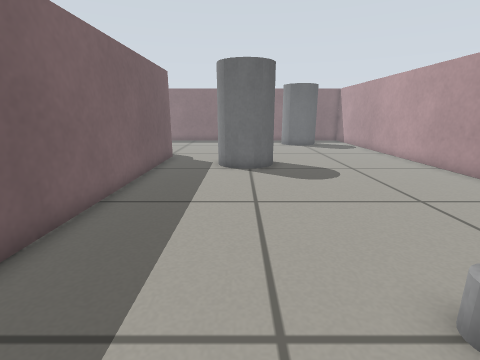
[1] (above)

18 first-person views from a walk through a world built for the Gazebo simulator. The camera is 0.51 m above the floor, tilts 14° down and sees 85° across. Floor lines are 1 m apart. The floor is counted in squares, 0.2 m on a side. Each view is taken from the middle of a square. On the plan, view 1 faces up. The plan holds only what a view shows up to about 18 squares ahead; the rest is blank. Surface patterns are stand-ins for the level's own textures.

[2]
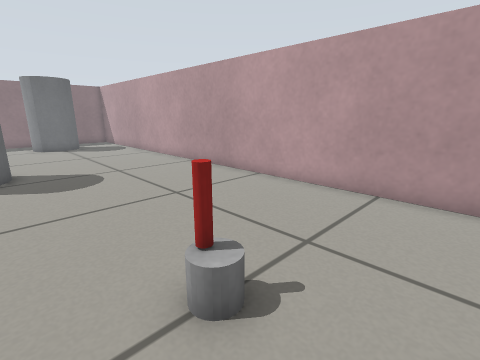

[3]
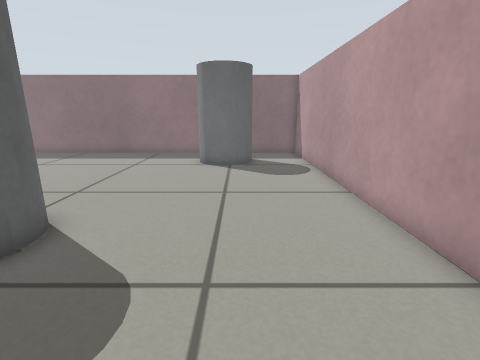

[4]
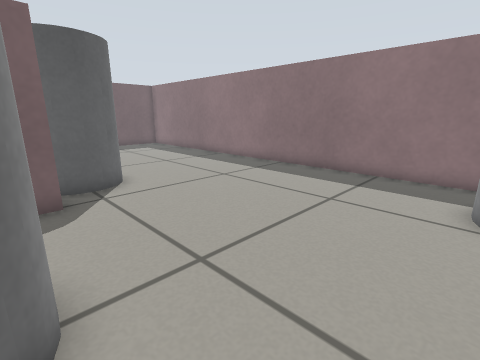

[5]
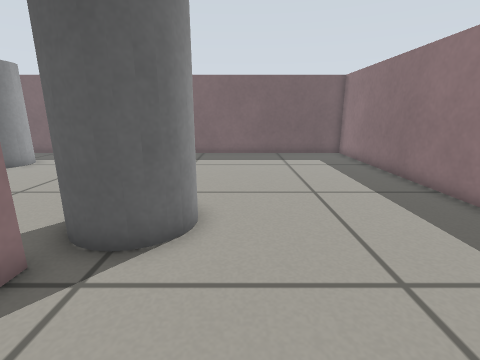

[6]
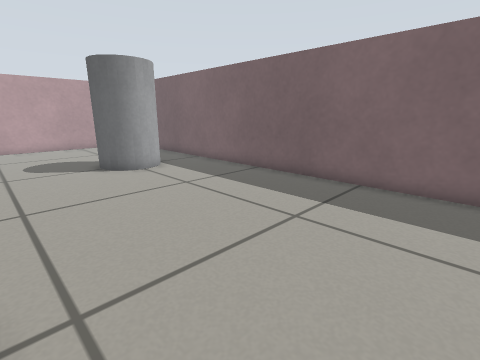

[7]
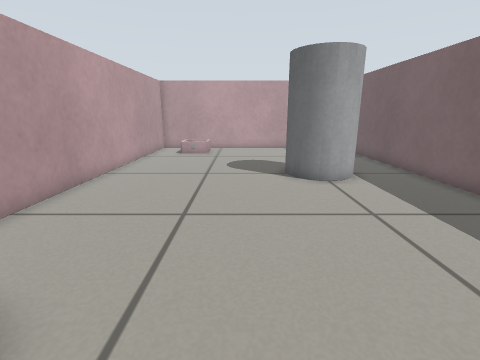

[8]
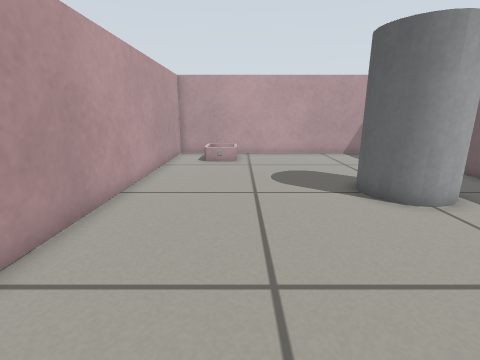

[9]
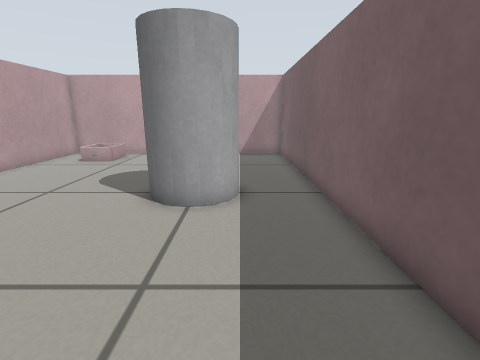

[10]
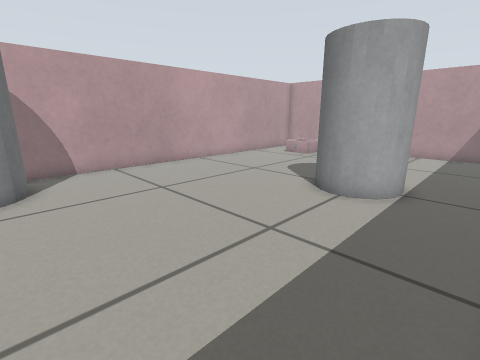

[11]
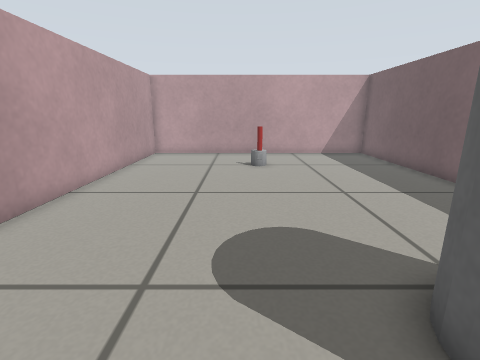

[12]
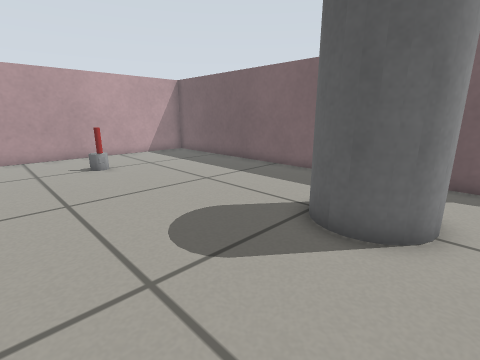

[13]
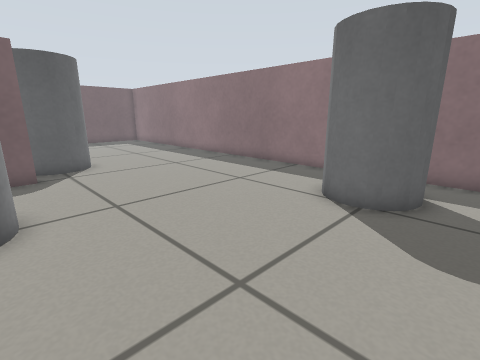

[14]
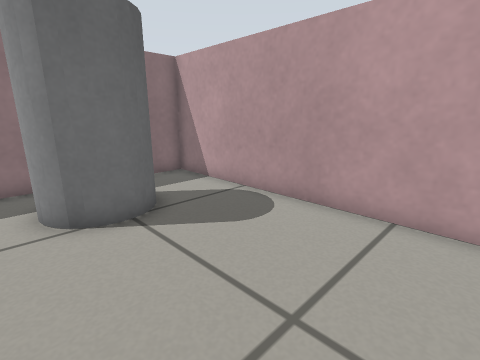

[15]
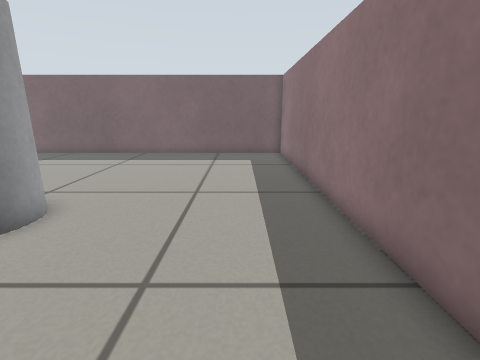

[16]
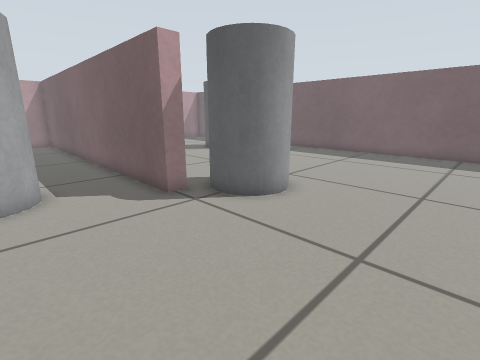

[17]
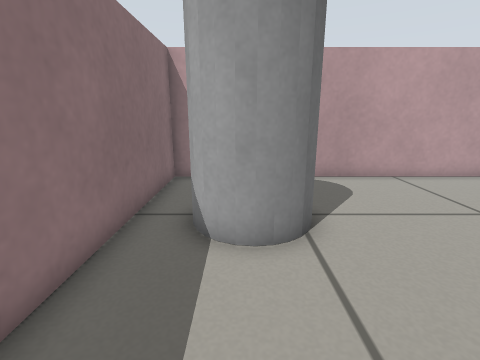

[18]
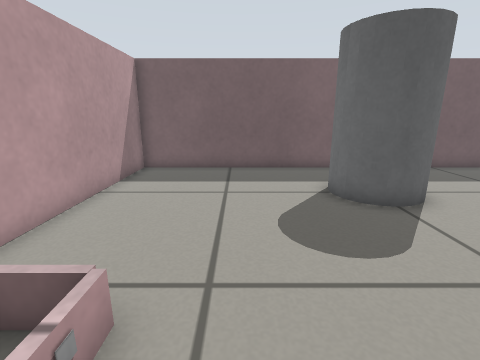

### Floor plan
Points are (right, up) in squares from view 1. A wall is a line through its corners. A room is listed if a view was taken in it or the views show most of it. See-through windows are left out.
Room 1 (views 1, 2, 3, 4, 5, 6, 7, 8, 9, 10, 11, 12, 13, 14, 15, 16, 17, 18)
walls: (-5, 16.4) (-4.2, 16.4) (-4.2, -1.7) (9.8, -1.7) (9.8, 26.8) (-18.8, 26.8) (-18.8, -1.7) (-5, -1.7) (-5, 15.9)
low walls: (-8.7, 1.2) (-8.7, 0.1); (-8.6, -0.4) (-7.1, -0.4); (-8.8, -0.4) (-8.8, 1.4) (-7, 1.4)
objects: grey cylinder (-16, 6) to (-13, 9); marker (-8, 1); grey cylinder (-8, 16) to (-6, 19); grey cylinder (-1, 13) to (2, 15); grey cylinder (3, 2); drink can (3, 3); grey cylinder (4, 22) to (6, 25)

Positions as (right, up) in squares from view 1, and headings:
1: (0, 0), facing up
2: (1, 0), facing up-right
3: (6, 9), facing up
4: (4, 15), facing up-left
5: (-1, 20), facing left
6: (-9, 21), facing down-left
7: (-11, 19), facing down
8: (-9, 16), facing down
9: (-16, 16), facing down
10: (-18, 17), facing down-right
11: (4, 16), facing down
12: (7, 16), facing down-left
13: (8, 15), facing up-left
14: (3, 16), facing up-right
15: (-1, 24), facing left
16: (0, 24), facing down-left
17: (-1, 24), facing right
18: (-6, 3), facing left
